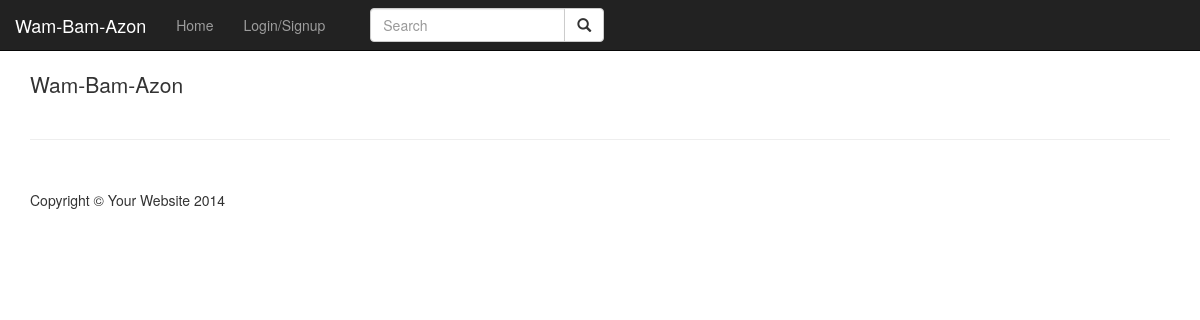
The app's page /itempage-sean.php, older data.
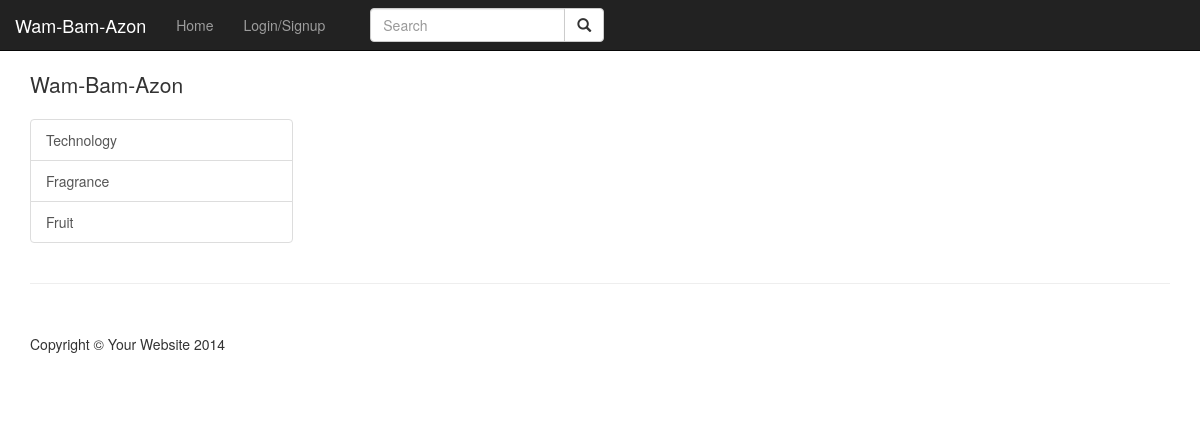
The same page, newer data.
### tables this page shows
CREATE TABLE IF NOT EXISTS `category` (
  `categoryID` int(11) NOT NULL AUTO_INCREMENT,
  `details` varchar(100) DEFAULT NULL,
  `categoryName` varchar(50) DEFAULT NULL,
  PRIMARY KEY (`categoryID`)
);

### includes/DAOs.php (called while the page is built, shortened)
<?php
class itemDAO{
    public function getAllCategories()
    {
        $servername = "localhost";
        $username = "root";
        $password = "";
        $dbname = "StoreDatabase";
        $conn = new mysqli($servername, $username, $password, $dbname);
        $categoryArray = array();
        $sql = "SELECT * FROM Category";
        $result = $conn->query($sql);
        while($row = $result->fetch_assoc())
        {
            $category = new categoryDTO();
            $category->categoryID = $row["categoryID"];
            $category->details = $row["details"];
            $category->categoryName = $row["categoryName"];
            array_push($categoryArray, $category);
        }
        return $categoryArray;
    }
}
?>

### itempage-sean.php (the view, shortened to what this page needs)
<?php
include('./includes/DAOs.php');
$itemDAO = new itemDAO();
$categories = $itemDAO->getAllCategories();
?>
<!DOCTYPE html>
<html lang="en">
<head>
    <link href="css/bootstrap.min.css" rel="stylesheet">
    <link href="css/shop-homepage.css" rel="stylesheet">
</head>
<body>
<?php
include("./includes/nav.php");
?>
    <div class="container">
        <div class="row">
            <div class="col-md-3">
                <p class="lead">Wam-Bam-Azon</p>
                <div class="list-group">
                        <?php
                            $categories = $_SESSION['categories'];
                            for($i = 0; $i < count($categories); $i++)
                            {
                                $category = $categories[$i];
                                echo "<a href='#' class='list-group-item'>".$category->categoryName."</a>";
                            }
                        ?>
                </div>
            </div>
                </div>
            </div>
    <div class="container">
        <hr>
        <footer>
            <div class="row">
                <div class="col-lg-12">
                    <p>Copyright &copy; Your Website 2014</p>
                </div>
            </div>
        </footer>
    </div>
</body>
</html>

### includes/nav.php (shortened to what this page needs)
<nav class="navbar navbar-inverse navbar-fixed-top" role="navigation">
  <div class="navbar-header">
    <a class="navbar-brand" href="./homeController.php">Wam-Bam-Azon</a>
  </div>
  <div class="collapse navbar-collapse" id="bs-example-navbar-collapse-1">
    <ul class="nav navbar-nav">
      <li><a href="./homeController.php">Home</a></li>
	  <?php
		if($_SESSION['loggedIn']) {
			if($_SESSION['employeeAccount'])
			{
				echo"<li><a href=''>Employee Settings</a></li>
				<li><a href='./addItemController.php'>Add item</a></li>
				<li><a href='./removeItemController.php'>Remove item</a></li>
				<li><a href='./addCategoryController.php'>Add Category</a></li>
				<li><a href='./removeCategoryController.php'>Remove Category</a></li>";
			}
			else
      {
				echo "<li><a href='./accountController.php'>Account </a></li>";
			}
			echo "<li><a href='./logout.php'>Logout</a></li>";
		}
		else
    {
			echo "<li><a href='./loginPage.php'>Login/Signup</a></li>";
		}
		?>
    </ul>
    <div class="col-sm-3 col-md-3">
        <form class="navbar-form" role="search" action = "./searchResultsController.php" method="post">
        <div class="input-group">
            <input type="text" class="form-control" placeholder="Search" name="searchBar">
            <div class="input-group-btn">
                <button class="btn btn-default" type="submit"><i class="glyphicon glyphicon-search"></i></button>
            </div>
        </div>
        </form>
    </div>
  </div>
</nav>

### css/shop-homepage.css (style rules this page uses)
body { padding-top: 70px; }
footer { margin: 50px 0; }

Row changes from the older to the newer data that the page shows:
added category: categoryName "Technology"
added category: categoryName "Fragrance"
added category: categoryName "Fruit"
